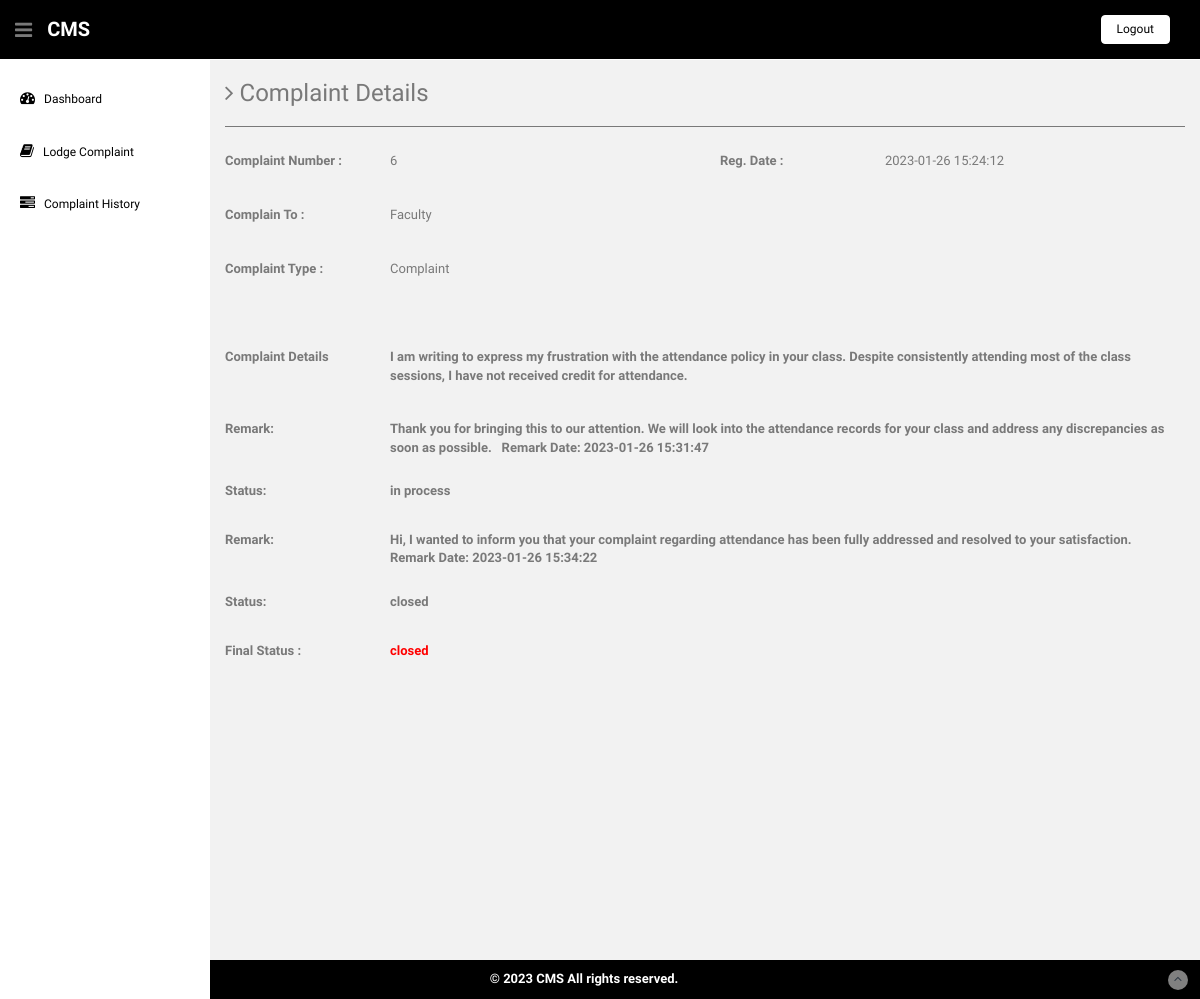
The page /users/complaint-details.php?cid=6 (signed in) on the database its author committed.
### tables this page shows
CREATE TABLE `tblcomplaints` (
  `complaintNumber` int(11) NOT NULL,
  `userId` int(11) NOT NULL,
  `category` int(11) NOT NULL,
  `complaintType` varchar(255) NOT NULL,
  `noc` varchar(255) NOT NULL,
  `complaintDetails` mediumtext NOT NULL,
  `regDate` timestamp NOT NULL DEFAULT current_timestamp(),
  `status` varchar(50) DEFAULT NULL,
  `lastUpdationDate` timestamp NULL DEFAULT NULL ON UPDATE current_timestamp()
);

CREATE TABLE `category` (
  `id` int(11) NOT NULL,
  `categoryName` varchar(255) NOT NULL,
  `creationDate` timestamp NOT NULL DEFAULT current_timestamp(),
  `updationDate` varchar(255) NOT NULL
);

CREATE TABLE `complaintremark` (
  `id` int(11) NOT NULL,
  `complaintNumber` int(11) NOT NULL,
  `status` varchar(255) NOT NULL,
  `remark` mediumtext NOT NULL,
  `remarkDate` timestamp NOT NULL DEFAULT current_timestamp()
);

### users/complaint-details.php (the view, shortened to what this page needs)
<?php session_start();
include('includes/config.php');
if(strlen($_SESSION['login'])==0)
  {
header('location:index.php');
}
else{ ?>
<!DOCTYPE html>
<html lang="en">
  <head>
    <link href="assets/css/bootstrap.css" rel="stylesheet">
    <link href="assets/font-awesome/css/font-awesome.css" rel="stylesheet" />
    <link href="assets/css/style.css" rel="stylesheet">
    <link href="assets/css/style-responsive.css" rel="stylesheet">
  </head>
  <body>
  <section id="container" >
<?php include('includes/header.php');?>
<?php include('includes/sidebar.php');?>
      <section id="main-content">
          <section class="wrapper site-min-height">
          	<h3><i class="fa fa-angle-right"></i> Complaint Details</h3>
            <hr />
 <?php $query=mysqli_query($bd, "select tblcomplaints.*,category.categoryName as catname from tblcomplaints join category on category.id=tblcomplaints.category where userId='".$_SESSION['id']."' and complaintNumber='".$_GET['cid']."'");
while($row=mysqli_fetch_array($query))
{?>
          	<div class="row mt">
            <label class="col-sm-2 col-sm-2 control-label"><b>Complaint Number : </b></label>
          		<div class="col-sm-4">
          		<p><?php echo htmlentities($row['complaintNumber']);?></p>
          		</div>
<label class="col-sm-2 col-sm-2 control-label"><b>Reg. Date :</b></label>
              <div class="col-sm-4">
              <p><?php echo htmlentities($row['regDate']);?></p>
              </div>
          	</div>
<div class="row mt">
            <label class="col-sm-2 col-sm-2 control-label"><b>Complain To :</b></label>
              <div class="col-sm-4">
              <p><?php echo htmlentities($row['catname']);?></p>
              </div>
            </div>
  <div class="row mt">
            <label class="col-sm-2 col-sm-2 control-label"><b>Complaint Type :</b></label>
              <div class="col-sm-4">
              <p><?php echo htmlentities($row['complaintType']);?></p>
              </div>
<label class="col-sm-2 col-sm-2 control-label"><b></b></label>
              <div class="col-sm-4">
              </div>
            </div>
  <div class="row mt">
            <label class="col-sm-2 col-sm-2 control-label"><b.</b></label>
<label class="col-sm-2 col-sm-2 control-label"><b></b></label>
              <div class="col-sm-4">
              </div>
            </div>
 <div class="row mt">
            <label class="col-sm-2 col-sm-2 control-label"><b>Complaint Details </label>
              <div class="col-sm-10">
              <p><?php echo htmlentities($row['complaintDetails']);?></p>
              </div>
            </div>
<?php $ret=mysqli_query($bd, "select complaintremark.remark as remark,complaintremark.status as sstatus,complaintremark.remarkDate as rdate from complaintremark join tblcomplaints on tblcomplaints.complaintNumber=complaintremark.complaintNumber where complaintremark.complaintNumber='".$_GET['cid']."'");
while($rw=mysqli_fetch_array($ret))
{
?>
 <div class="row mt">
<label class="col-sm-2 col-sm-2 control-label"><b>Remark:</b></label>
              <div class="col-sm-10">
   <?php echo  htmlentities($rw['remark']); ?>&nbsp;&nbsp; <b>Remark Date: <?php echo  htmlentities($rw['rdate']); ?></b>
              </div>
            </div>
 <div class="row mt">
<label class="col-sm-2 col-sm-2 control-label"><b>Status:</b></label>
              <div class="col-sm-10">
 <?php echo  htmlentities($rw['sstatus']); ?>
              </div>
            </div>
<?php } ?>
 <div class="row mt">
<label class="col-sm-2 col-sm-2 control-label"><b>Final Status :</b></label>
              <div class="col-sm-4">
              <p style="color:red"><?php
if($row['status']=="NULL" || $row['status']=="" )
{
echo "Not Process yet";
} else{
              echo htmlentities($row['status']);
}
              ?></p>
              </div>
            </div>
<?php } ?>
		</section><! --/wrapper -->
      </section>
<?php include('includes/footer.php');?>
  </section>
  </body>
</html>
<?php } ?>

### users/assets/css/style.css (style rules this page uses)
body { color: #797979; background: #f2f2f2; font-family: 'Ruda', sans-serif; padding: 0px !important; margin: 0px !important; font-size:13px; }
#container { width: 100%; height: 100%; }
hr { margin-top: 20px; margin-bottom: 20px; border: 0; border-top: 1px solid #797979; }
.mt { margin-top: 25px; }
#main-content { margin-left: 210px; }
.wrapper { display: inline-block; margin-top: 60px; padding-left: 15px; padding-right: 15px; padding-bottom: 15px; padding-top: 0px; width: 100%; }
label { font-weight: 400; }
.site-min-height { min-height: 900px; }

### rows shown on the page
tblcomplaints: complaintNumber "6", regDate "2023-01-26 15:24:12", category.categoryName "Faculty", complaintType "Complaint", complaintDetails "I am writing to express my frustration with the attendance policy in your class. Despite consistently attending most of the class sessions, I have not received credit for attendance.", status "closed"
complaintremark: remark "Thank you for bringing this to our attention. We will look into the attendance records for your class and address any discrepancies as soon as possible.", remarkDate "2023-01-26 15:31:47", status "in process"
complaintremark: remark "Hi, I wanted to inform you that your complaint regarding attendance has been fully addressed and resolved to your satisfaction.", remarkDate "2023-01-26 15:34:22", status "closed"
